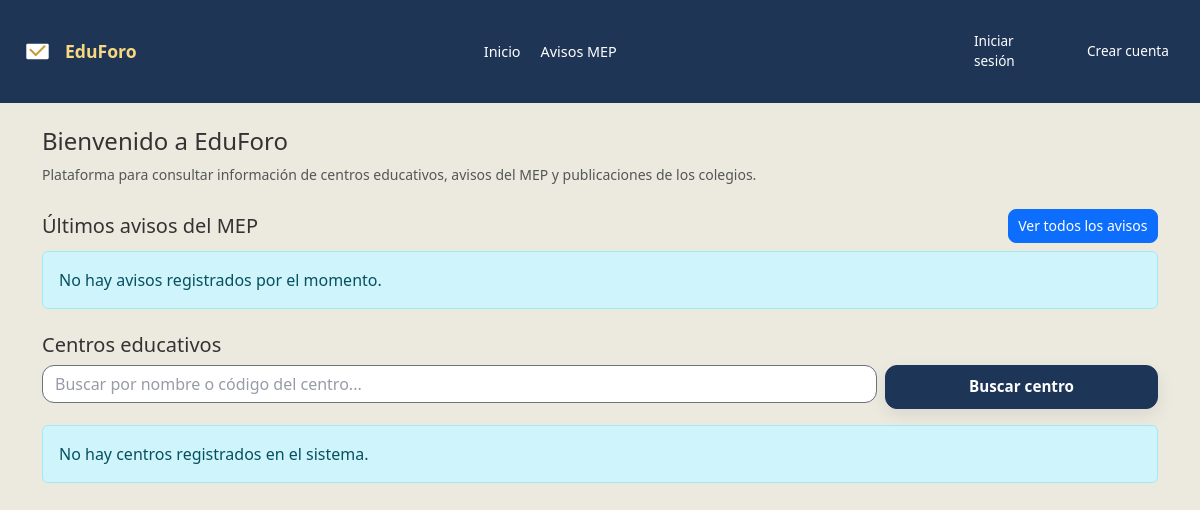
Before: /Home.php with the older database file.
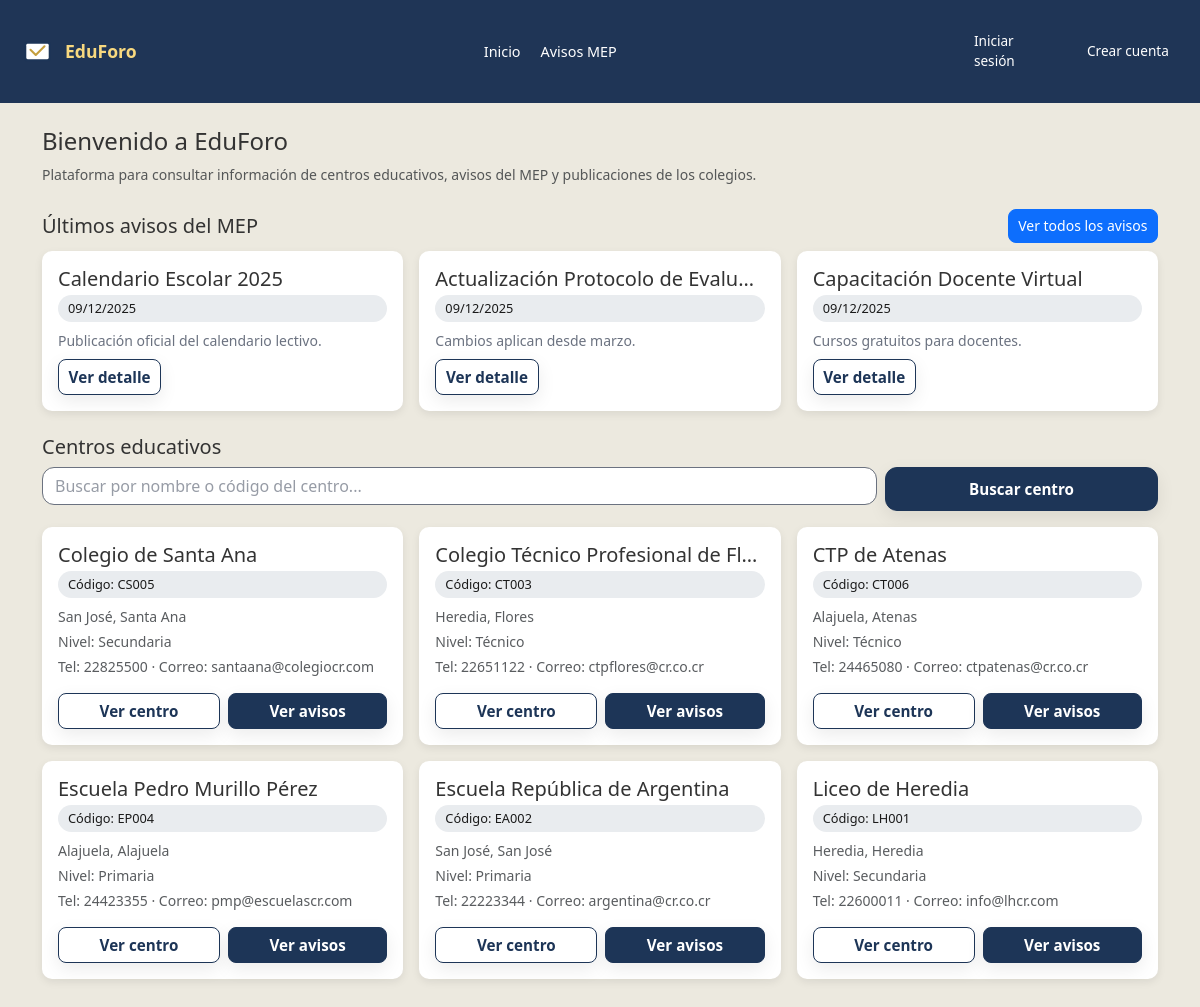
After: the same page with the newer database file.
### tables this page shows
CREATE TABLE avisos_mep (
  id INT AUTO_INCREMENT PRIMARY KEY,
  titulo VARCHAR(100) NOT NULL,
  resumen VARCHAR(255),
  cuerpo VARCHAR(2000) NOT NULL,
  enlace VARCHAR(255),
  fecha_publicacion DATETIME NOT NULL DEFAULT CURRENT_TIMESTAMP
);

CREATE TABLE centros (
  id INT AUTO_INCREMENT PRIMARY KEY,
  nombre VARCHAR(100) NOT NULL,
  codigo VARCHAR(6) NOT NULL UNIQUE,
  provincia VARCHAR(25),
  canton VARCHAR(25),
  nivel VARCHAR(25),
  direccion VARCHAR(255),
  telefono VARCHAR(8),
  correo VARCHAR(100)
);

### php/helpers/auth.php (called while the page is built, shortened)
<?php
function usuarioEstaAutenticado()
{
    return isset($_SESSION['id']);
}

### Home.php (the view, shortened to what this page needs)
<?php
require 'php/helpers/auth.php';
$conexion = abrirConexion();
$sqlAvisos = "SELECT id, titulo, resumen, cuerpo, fecha_publicacion
              FROM avisos_mep
              ORDER BY fecha_publicacion DESC
              LIMIT 3";
$resAvisos = $conexion->query($sqlAvisos);
$avisosMep = [];
if ($resAvisos && $resAvisos->num_rows > 0) {
    while ($fila = $resAvisos->fetch_assoc()) {
        $avisosMep[] = $fila;
    }
}
$filtroCentro = trim($_GET['centro'] ?? '');
$centros = [];
if ($filtroCentro !== '') {
    $sqlCentros = "SELECT id, nombre, codigo, provincia, canton, nivel, direccion, telefono, correo
                   FROM centros
                   WHERE nombre LIKE ? OR codigo LIKE ?
                   ORDER BY nombre ASC
                   LIMIT 50";
    $stmt = $conexion->prepare($sqlCentros);
    $like = '%' . $filtroCentro . '%';
    $stmt->bind_param("ss", $like, $like);
    $stmt->execute();
    $resultadoCentros = $stmt->get_result();
    if ($resultadoCentros && $resultadoCentros->num_rows > 0) {
        while ($fila = $resultadoCentros->fetch_assoc()) {
            $centros[] = $fila;
        }
    }
    $stmt->close();
} else {
    $sqlTodos = "SELECT id, nombre, codigo, provincia, canton, nivel, direccion, telefono, correo
                 FROM centros
                 ORDER BY nombre ASC
                 LIMIT 50";
    $resTodos = $conexion->query($sqlTodos);
    if ($resTodos && $resTodos->num_rows > 0) {
        while ($fila = $resTodos->fetch_assoc()) {
            $centros[] = $fila;
        }
    }
}
?>
<!DOCTYPE html>
<html lang="es">
<head>
    <link href="https://cdn.jsdelivr.net/npm/bootstrap@5.3.3/dist/css/bootstrap.min.css" rel="stylesheet">
    <link rel="stylesheet" href="assets/css/style.css?v=<?php echo time(); ?>">
    <link rel="stylesheet" href="assets/css/Home.css?v=<?php echo time(); ?>">
    <link rel="stylesheet" href="assets/css/public.css?v=<?php echo time(); ?>">
</head>
<body style="background:#ece9df;">
    <?php include 'php/componentes/navbar.php'; ?>
    <main class="container my-4">
        <section class="mb-4">
            <h1 class="h4 mb-2">Bienvenido a EduForo</h1>
            <p class="small text-muted mb-0">
                Plataforma para consultar información de centros educativos, avisos del MEP
                y publicaciones de los colegios.
            </p>
        </section>
        <section class="mb-4">
            <div class="d-flex justify-content-between align-items-center mb-2">
                <h2 class="h5 mb-0">Últimos avisos del MEP</h2>
                <a href="mep-avisos.php" class="btn btn-sm btn-primary">
                    Ver todos los avisos
                </a>
            </div>
            <?php if (empty($avisosMep)): ?>
                <div class="alert alert-info mb-0">
                    No hay avisos registrados por el momento.
                </div>
            <?php else: ?>
                <div class="row g-3">
                    <?php foreach ($avisosMep as $aviso): ?>
                        <div class="col-md-4 mep-card" id="aviso-<?php echo $aviso['id']; ?>">
                            <div class="card-min h-100 d-flex flex-column">
                                <h5 class="mb-1 text-truncate"
                                    title="<?php echo htmlspecialchars($aviso['titulo']); ?>">
                                    <?php echo htmlspecialchars($aviso['titulo']); ?>
                                </h5>
                                <span class="badge-soft mb-2">
                                    <?php
                                        if (!empty($aviso['fecha_publicacion'])) {
                                            echo date('d/m/Y', strtotime($aviso['fecha_publicacion']));
                                        } else {
                                            echo 'Aviso MEP';
                                        }
                                    ?>
                                </span>
                                <p class="small text-muted-90 mb-2 flex-grow-1">
                                    <?php
                                        $texto = $aviso['resumen'] ?: $aviso['cuerpo'];
                                        echo htmlspecialchars(mb_strimwidth($texto, 0, 120, '...'));
                                    ?>
                                </p>
                                <a href="mep-avisos.php#aviso-<?php echo $aviso['id']; ?>"
                                   class="btn btn-brand-outline btn-sm mt-auto align-self-start">
                                    Ver detalle
                                </a>
                            </div>
                        </div>
                    <?php endforeach; ?>
                </div>
            <?php endif; ?>
        </section>
        <section class="mb-4">
    <div class="d-flex justify-content-between align-items-center mb-2">
        <h2 class="h5 mb-0">Centros educativos</h2>
    </div>
    <form class="row g-2 mb-3" method="get" action="Home.php">
        <div class="col-md-9">
            <input
                type="text"
                name="centro"
                class="form-control"
                placeholder="Buscar por nombre o código del centro..."
                value="<?php echo htmlspecialchars($filtroCentro); ?>">
        </div>
        <div class="col-md-3 d-grid d-md-flex">
            <button type="submit" class="btn btn-brand w-100">
                Buscar centro
            </button>
        </div>
    </form>
    <?php if (empty($centros)): ?>
        <div class="alert alert-info mb-0">
            <?php if ($filtroCentro === ''): ?>
                No hay centros registrados en el sistema.
            <?php else: ?>
                No se encontraron centros que coincidan con "<?php echo htmlspecialchars($filtroCentro); ?>".
            <?php endif; ?>
        </div>
    <?php else: ?>
        <div class="row g-3">
            <?php foreach ($centros as $centro): ?>
                <div class="col-md-4 mep-card">
                    <div class="card-min h-100 d-flex flex-column">
                        <h5 class="mb-1 text-truncate"
                            title="<?php echo htmlspecialchars($centro['nombre']); ?>">
                            <?php echo htmlspecialchars($centro['nombre']); ?>
                        </h5>
                        <span class="badge-soft mb-2">
                            Código: <?php echo htmlspecialchars($centro['codigo']); ?>
                        </span>
                        <p class="small text-muted mb-1">
                            <?php
                                $ubicacion = [];
                                if (!empty($centro['provincia'])) $ubicacion[] = $centro['provincia'];
                                if (!empty($centro['canton']))    $ubicacion[] = $centro['canton'];
                                echo htmlspecialchars(implode(', ', $ubicacion) ?: 'Ubicación no registrada');
                            ?>
                        </p>
                        <?php if (!empty($centro['nivel'])): ?>
                            <p class="small text-muted mb-1">
                                Nivel: <?php echo htmlspecialchars($centro['nivel']); ?>
                            </p>
                        <?php endif; ?>
                        <p class="small text-muted mb-3">
                            <?php if (!empty($centro['telefono'])): ?>
                                Tel: <?php echo htmlspecialchars($centro['telefono']); ?>
                            <?php endif; ?>
                            <?php if (!empty($centro['correo'])): ?>
                                <?php if (!empty($centro['telefono'])) echo ' · '; ?>
                                Correo: <?php echo htmlspecialchars($centro['correo']); ?>
                            <?php endif; ?>
                        </p>
                        <div class="mt-auto d-flex gap-2">
                            <a href="centro.php?id=<?php echo $centro['id']; ?>"
                               class="btn btn-brand-outline btn-sm flex-grow-1">
                                Ver centro
                            </a>
                            <a href="centro-publicaciones.php?centro_id=<?php echo $centro['id']; ?>"
                               class="btn btn-brand btn-sm flex-grow-1">
                                Ver avisos
                            </a>
                        </div>
                    </div>
                </div>
            <?php endforeach; ?>
        </div>
    <?php endif; ?>
</section>
    </main>
</body>
</html>

### php/componentes/navbar.php (shortened to what this page needs)
<?php
require_once __DIR__ . '/../helpers/auth.php';
$baseUrl = '/SC502_G3_EduForo';
$estaLogueado  = usuarioEstaAutenticado();
$nombreUsuario = obtenerNombreUsuario();
?>
<header class="encabezado">
    <div class="encabezado-contenido">
        <div class="encabezado-marca">
            <img src="<?php echo $baseUrl; ?>/assets/img/logo-eduforo.svg" alt="Logo" class="logo-icono">
            <div class="marca-texto">
                <span class="marca-titulo">EduForo</span>
            </div>
        </div>
        <nav class="encabezado-nav">
            <a href="<?php echo $baseUrl; ?>/Home.php" class="nav-item">Inicio</a>
            <a href="<?php echo $baseUrl; ?>/mep-avisos.php" class="nav-item">Avisos MEP</a>
        </nav>
        <div class="encabezado-usuario">
            <?php if ($estaLogueado): ?>
                <div class="usuario-dropdown">
                    <button class="usuario-btn">
                        <span class="usuario-avatar"><?php echo strtoupper($nombreUsuario[0]); ?></span>
                        <span><?php echo htmlspecialchars($nombreUsuario); ?></span>
                        <span class="flecha">▾</span>
                    </button>
                    <div class="usuario-menu">
                        <a href="<?php echo $baseUrl; ?>/perfil.php">Mi perfil</a>
                        <a href="<?php echo $baseUrl; ?>/php/login/logout.php">Cerrar sesión</a>
                    </div>
                </div>
            <?php else: ?>
                <a href="<?php echo $baseUrl; ?>/login.php" class="btn-login">Iniciar sesión</a>
                <a href="<?php echo $baseUrl; ?>/register.php" class="btn-register">Crear cuenta</a>
            <?php endif; ?>
        </div>
    </div>
</header>

### assets/css/style.css (style rules this page uses)
:root { --brand: #1d3557; --brand-hover: #16314a; --accent-gold: #c59f3e; --radius: 12px; --shadow: 0 6px 18px rgba(0, 0, 0, .08); --ink: #1a1a1a; --muted: #6b7280; --lighter-muted: #737881; }
body { font-family: Arial, sans-serif; background: #ece9df; background: linear-gradient(140deg, #f0ece3 0%, #ece9df 40%, #e7e3da 100%); color: var(--ink); }
.btn-brand { background-color: var(--brand); border: 1px solid var(--brand); color: #fff; font-weight: 600; border-radius: var(--radius); padding: 0.6rem 1.3rem; display: inline-flex; align-items: center; justify-content: center; gap: 0.35rem; box-shadow: var(--shadow); transition: background-color 0.3s ease, border-color 0.3s ease, transform 0.2s ease, box-shadow 0.3s ease; }
.btn-brand-outline { background-color: #fff; border: 1px solid var(--brand); color: var(--brand); font-weight: 600; border-radius: var(--radius); padding: 0.6rem 1.3rem; display: inline-flex; align-items: center; justify-content: center; gap: 0.35rem; transition: background-color 0.3s ease, color 0.3s ease, transform 0.2s ease, box-shadow 0.3s ease; box-shadow: var(--shadow); }
.btn-register { margin-top: 1rem; margin-bottom: 1rem; width: 100%; }
.form-control { border-radius: var(--radius); border: 1px solid var(--muted); }
.btn-login { margin-top: 1rem; margin-bottom: 1rem; width: 100%; }
.form-control::placeholder { color: var(--muted); opacity: 0.7; }
.encabezado { background-color: #1f3556; padding: 10px 20px; color: #fff; }
.encabezado-contenido { display: flex; align-items: center; justify-content: space-between; }
.encabezado-marca { display: flex; align-items: center; gap: 10px; }
.logo-icono { width: 35px; height: 35px; }
.marca-texto { display: flex; flex-direction: column; line-height: 1.1; }
.marca-titulo { font-weight: bold; font-size: 1.1rem; color: #f8d97f; }
.encabezado-nav { display: flex; align-items: center; gap: 20px; }
.nav-item { color: #ffffff; text-decoration: none; font-size: 0.9rem; }
.encabezado-usuario { display: flex; align-items: center; gap: 10px; }
.btn-login, .btn-register { color: #fff; padding: 5px 10px; text-decoration: none; font-size: 0.85rem; border-radius: 4px; }

### assets/css/Home.css (style rules this page uses)
* { margin: 0; padding: 0; box-sizing: border-box; font-family: "Segoe UI", Arial, sans-serif; }
body { display: flex; flex-direction: column; background-color: #ece9df; color: #333; position: relative; margin: 0; }

### assets/css/public.css (style rules this page uses)
:root { --brand: #1d3557; --brand-hover: #16314a; --accent-gold: #c59f3e; }
.card-min { background:#fff; border-radius:10px; padding:1rem; box-shadow:0 3px 8px rgba(0,0,0,0.08); }
.badge-soft { display:inline-block; padding:4px 10px; border-radius:999px; font-size:.8rem; background:#e9ecef; color:#1a1a1a; }
.text-muted-90 { color:#6b7280; }
.btn-sm { padding:.35rem .6rem; border-radius:8px; }
.btn-brand, .btn-brand-outline, .btn-brand-soft { font-size: 0.95rem; }

Changed rows visible on the page:
added avisos_mep: titulo "Calendario Escolar 2025", fecha_publicacion "09/12/2025", resumen "Publicación oficial del calendario lectivo."
added avisos_mep: titulo "Actualización Protocolo de Evalu…", fecha_publicacion "09/12/2025", resumen "Cambios aplican desde marzo."
added avisos_mep: titulo "Capacitación Docente Virtual", fecha_publicacion "09/12/2025", resumen "Cursos gratuitos para docentes."
added centros: nombre "Colegio de Santa Ana", codigo "CS005", ubicacion "San José, Santa Ana", nivel "Secundaria", telefono "22825500", correo "santaana@colegiocr.com"
added centros: nombre "Colegio Técnico Profesional de Fl…", codigo "CT003", ubicacion "Heredia, Flores", nivel "Técnico", telefono "22651122", correo "ctpflores@cr.co.cr"
added centros: nombre "CTP de Atenas", codigo "CT006", ubicacion "Alajuela, Atenas", nivel "Técnico", telefono "24465080", correo "ctpatenas@cr.co.cr"
added centros: nombre "Escuela Pedro Murillo Pérez", codigo "EP004", ubicacion "Alajuela, Alajuela", nivel "Primaria", telefono "24423355", correo "pmp@escuelascr.com"
added centros: nombre "Escuela República de Argentina", codigo "EA002", ubicacion "San José, San José", nivel "Primaria", telefono "22223344", correo "argentina@cr.co.cr"
added centros: nombre "Liceo de Heredia", codigo "LH001", ubicacion "Heredia, Heredia", nivel "Secundaria", telefono "22600011", correo "info@lhcr.com"
Other visible differences:
text no longer shown: "No hay avisos registrados por el momento. No hay centros registrados en el sistema."
